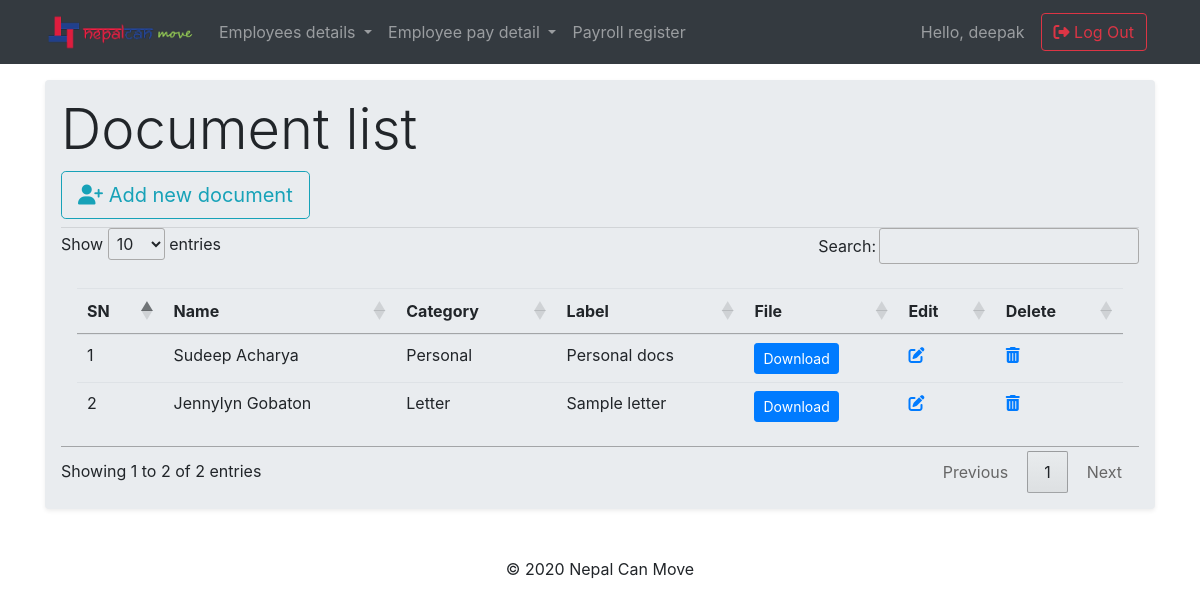
Page /payroll/document_list (signed in) on the committed database.
### payroll/models.py (models this page shows, shortened)
class Document(models.Model):
    employee               =   models.ForeignKey(Employee, related_name='employee_document', on_delete=models.CASCADE, blank=True,null=True)
    category_choices       = (('ID', 'ID'),
                            ('Personal', 'Personal'),
                            ('Employment', 'Employment'),
                            ('Letter', 'Letter'),
                            ('Other', 'Other'),)
    category              =   models.CharField(max_length=60, choices=category_choices, blank=True,null=True)
    label                 =   models.CharField(max_length=160, blank=True,null=True)
    document              =   models.FileField(upload_to='documents/')

class Employee(models.Model):
    employee_id         = models.CharField(primary_key=True, max_length=60, unique=True)
    first_name          = models.CharField(max_length=60, blank=True,null=True)
    middle_name         = models.CharField(max_length=60, blank=True,null=True)
    last_name           = models.CharField(max_length=60, blank=True,null=True)
    GENDER_CHOICES      = (('Male', 'Male'),('Female', 'Female'),('Other', 'Other'),)
    gender              = models.CharField(max_length=10, choices=GENDER_CHOICES)
    DOB                 = models.DateField(null=True, blank=True)
    religion            = models.CharField(max_length=20, null=True, blank=True)
    citizenship         = models.CharField(max_length=20, null=True, blank=True)
    country_birth       = models.CharField(max_length=20, null=True, blank=True)
    email               = models.EmailField(max_length=70, blank=True,null=True)
    phone               = models.IntegerField(null=True, blank=True,default=0)
    uae_address         = models.CharField(max_length=90, null=True, blank=True)
    home_country_phone  = models.CharField(max_length=90, null=True, blank=True)
    home_country_address= models.CharField(max_length=90, null=True, blank=True)
    department          = models.ForeignKey(Department, related_name='dept_name', on_delete=models.CASCADE,null=True,blank=True)
    designation         = models.CharField(max_length=40, null=True, blank=True)
    department_head     = models.BooleanField(default=False)
    joining_date        = models.DateField(null=True, blank=True)
    img                 = models.ImageField(upload_to='pics',null=True,blank=True, default='/static/images/default-user.jpg')
    employee_status_choice     = (('Active', 'Active'),('Inactive', 'Inactive'))
    employee_status            = models.CharField(max_length=10, default=['Active'], choices=employee_status_choice)
    def __str__ (self):
        return str(self.first_name)+' '+ str(self.last_name)

### payroll/views.py (the view)
# urls.py: path('document_list',views.DocumentListView.as_view(),name='document_list'),
class DocumentListView(ListView):
    template_name = 'payroll/document_list.html'
    context_object_name = 'document_list'
    model = models.Document
    def get_queryset(self):
        return models.Document.objects.all()

### payroll/templates/payroll/document_list.html (shortened to what this page needs)
{% extends "base.html" %}
{% load static %}
{% block content %}
<div class="jumbotron shadow-sm p-3 mb-5 rounded mt-3">
  <h2 class="display-4"> Document list</h2>
  <a class="btn btn-outline-info btn-lg mb-2" href="{% url 'payroll:employee_docs' %}" role="button"><i class="fas fa-user-plus"> </i> Add new document</a>
  <hr>
  <table class="table table-hover h-100 p-3" id="table_id" class="dispaly">
    <thead>
        <tr>
          <th scope="col">SN</th>
          <th scope="col">Name</th>
          <th scope="col">Category</th>
          <th scope="col">Label</th>
          <th scope="col">File</th>
          <th scope="col">Edit</th>
          <th scope="col">Delete</th>
        </tr>
      </thead>
      <tbody>
        {% for employee in document_list %}
        <tr>
          <td scope="row">{{ forloop.counter }}</td>
          <td> {{employee.employee }}</td>
          <td> {{employee.category }}</td>
          <td> {{employee.label }}</td>
          <td> <a href="{{employee.document.url}}" class="btn btn-primary btn-sm">Download</a></td>
          <td> <a href="{% url 'payroll:document_update' pk=employee.pk %}"><i class="fas fa-edit"> </a></td>
            <td> <a href="{% url 'payroll:document_delete' pk=employee.pk %}"> <i class="fas fa-trash-alt"></i></a> </td>
          </tr>
        {% endfor %}
      </tbody>
  </table>
</div>
{% endblock %}

### templates/base.html (shortened to what this page needs)
<!doctype html>
{% load static %}
<html lang="en">
<head>
  <link rel="stylesheet" href="https://stackpath.bootstrapcdn.com/bootstrap/4.4.1/css/bootstrap.min.css">
  <link rel="stylesheet" type="text/css" href="https://cdn.datatables.net/1.10.20/css/jquery.dataTables.css">
  <link rel="stylesheet" href="{% static 'css/stylesheet.css'%}">
</head>
<body>
  {% if user.is_superuser %}
  <nav class="navbar navbar-expand-lg navbar-dark bg-dark static-top">
    <div class="container">
      <a class="navbar-brand" href="#">
        <img src="{% static 'images/NCMLogo.png' %}" alt="ncm-logo" width='150px'>
      </a>
      <div class="collapse navbar-collapse" id="navbarResponsive">
        <ul class="navbar-nav mr-auto">
          <li class="nav-item dropdown">
            <a class="nav-link dropdown-toggle" href="{% url 'payroll:employee_list' %}" id="navbarDropdown" role="button" data-toggle="dropdown" aria-haspopup="true" aria-expanded="false">
              Employees details
            </a>
          </li>
          <li class="nav-item dropdown">
            <a class="nav-link dropdown-toggle" href="#" id="navbarDropdown" role="button" data-toggle="dropdown" aria-haspopup="true" aria-expanded="false">
              Employee pay detail
            </a>
          </li>
          <li class="nav-item">
            <a class="nav-link" href="{% url 'payroll:payroll_register' %}">Payroll register</a>
          </li>
        </ul>
        <span class="navbar-text mr-3">
          Hello, {{user.username }}
        </span>
        <form class="form-inline my-2 my-lg-0">
          <a href="{% url 'accounts:logout' %}" class="btn btn-outline-danger mr-2 "><i class="fas fa-sign-out-alt"></i> Log Out</a>
        </form>
      </div>
    </div>
  </nav>
  {% endif %}
  <div class="container mycontent">
    {% block content %}
    {% endblock %}
  </div>
  <footer class="page-footer">
    <div class="container">
      <p class="text-center">© 2020 Nepal Can Move </p>
    </div>
  </footer>
</body>
</html>

### static/css/stylesheet.css (style rules this page uses)
hr { margin: 0px; }

### rows in the picture
Document: employee "Sudeep Acharya", category "Personal", label "Personal docs"
Document: employee "Jennylyn Gobaton", category "Letter", label "Sample letter"

### other values in the picture
{{ user.username }} "deepak"
